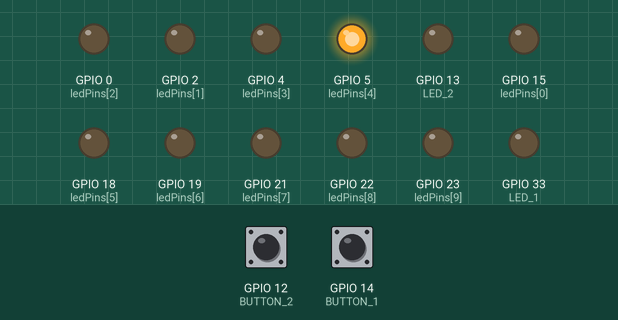
Recording of a program running on a simulated ESP32. On the bench: output pins drawn as LEDs (lit = HIGH). The inputs (shaded band) are chosen by the test bench; at power-on: GPIO 12 (BUTTON_2) HIGH, GPIO 14 (BUTTON_1) HIGH.

Above: at 1.2 s.
1.3 s: GPIO 12 (BUTTON_2) pulled LOW for 0.15 s
At 2.5 s:
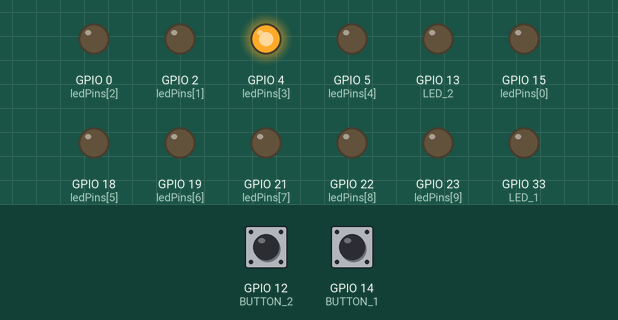
2.9 s: GPIO 12 (BUTTON_2) pulled LOW for 1 s
At 3.8 s:
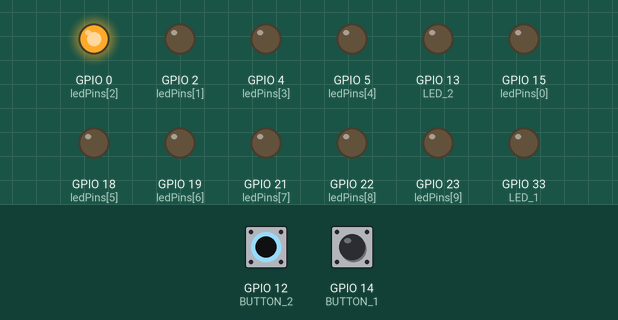
5.4 s: GPIO 12 (BUTTON_2) pulled LOW for 0.15 s
At 5.7 s:
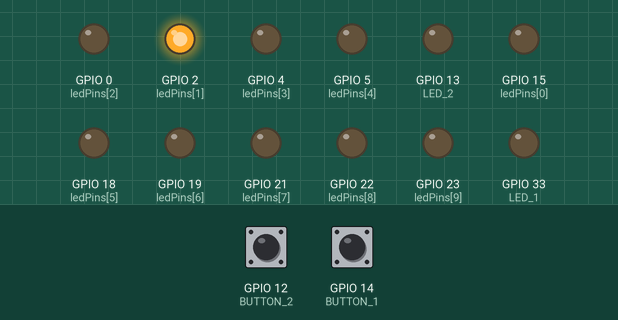
7.0 s: GPIO 12 (BUTTON_2) pulled LOW for 3.2 s
At 8.1 s:
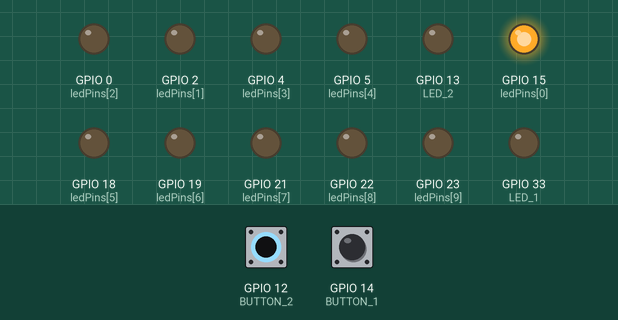
11.7 s: GPIO 12 (BUTTON_2) pulled LOW for 0.15 s
At 12.9 s:
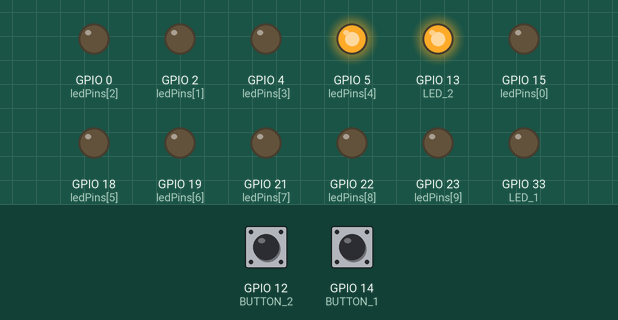
13.3 s: GPIO 14 (BUTTON_1) pulled LOW for 0.15 s
At 14.1 s:
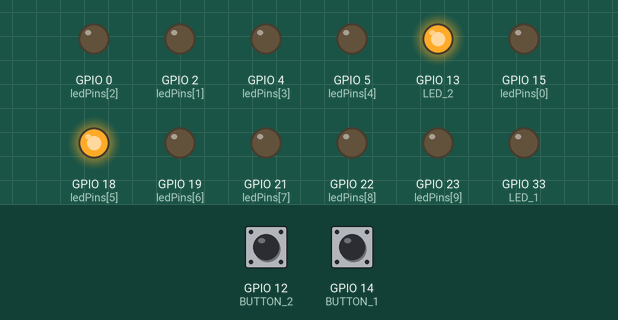
Timing chart, 0 to 15.9 s (numbered marks = the images above; inputs shaded):
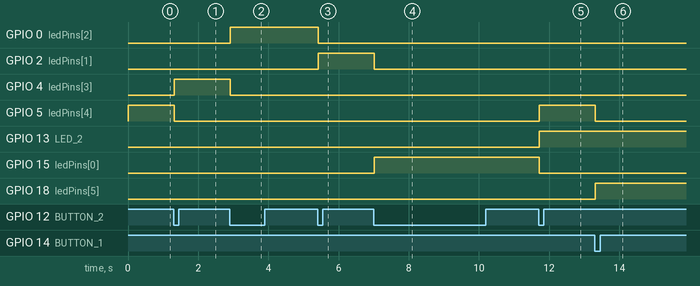

The program:

main.cpp
```cpp
#include <Arduino.h>

#define BUTTON_1 14
#define BUTTON_2 12

#define LED_1 33
#define LED_2 13

byte ledPins[] = {15, 2, 0, 4, 5, 18, 19, 21, 22, 23};
int ledCount;
int currentLED = 4;

void setup()
{
  pinMode(BUTTON_1, INPUT_PULLUP);
  pinMode(BUTTON_2, INPUT_PULLUP);

  pinMode(LED_1, OUTPUT);
  pinMode(LED_2, OUTPUT);

  ledCount = sizeof(ledPins);
  for (int i = 0; i < ledCount; i++)
  {
    pinMode(ledPins[i], OUTPUT);
    digitalWrite(ledPins[i], LOW);
  }
  digitalWrite(ledPins[currentLED], HIGH);
}

void loop()
{
  if (digitalRead(BUTTON_1) == LOW)
  {
    delay(20);

    digitalWrite(ledPins[currentLED], LOW);

    currentLED++;
    if (currentLED >= ledCount)
    {
      currentLED = 4;
      digitalWrite(LED_1, HIGH);
      digitalWrite(LED_2, LOW);
    }

    digitalWrite(ledPins[currentLED], HIGH);

    while (digitalRead(BUTTON_1) == LOW)
      ;
    delay(20);
  }

  if (digitalRead(BUTTON_2) == LOW)
  {
    delay(20);

    digitalWrite(ledPins[currentLED], LOW);

    currentLED--;
    if (currentLED < 0)
    {
      currentLED = 4;
      digitalWrite(LED_2, HIGH);
      digitalWrite(LED_1, LOW);
    }

    digitalWrite(ledPins[currentLED], HIGH);

    while (digitalRead(BUTTON_2) == LOW)
      ;
    delay(20);
  }
}
```

Measured:
- after the input at 1.3 s, GPIO 4 (ledPins[3]): LOW → HIGH at once; GPIO 5 (ledPins[4]): HIGH → LOW at once
- after the input at 2.9 s, GPIO 0 (ledPins[2]): LOW → HIGH at once; GPIO 4 (ledPins[3]): HIGH → LOW at once
- after the input at 5.4 s, GPIO 0 (ledPins[2]): HIGH → LOW at once; GPIO 2 (ledPins[1]): LOW → HIGH at once
- after the input at 7.0 s, GPIO 2 (ledPins[1]): HIGH → LOW at once; GPIO 15 (ledPins[0]): LOW → HIGH at once
- after the input at 11.7 s, GPIO 5 (ledPins[4]), GPIO 13 (LED_2): LOW → HIGH at once; GPIO 15 (ledPins[0]): HIGH → LOW at once
- after the input at 13.3 s, GPIO 5 (ledPins[4]): HIGH → LOW at once; GPIO 18 (ledPins[5]): LOW → HIGH at once
